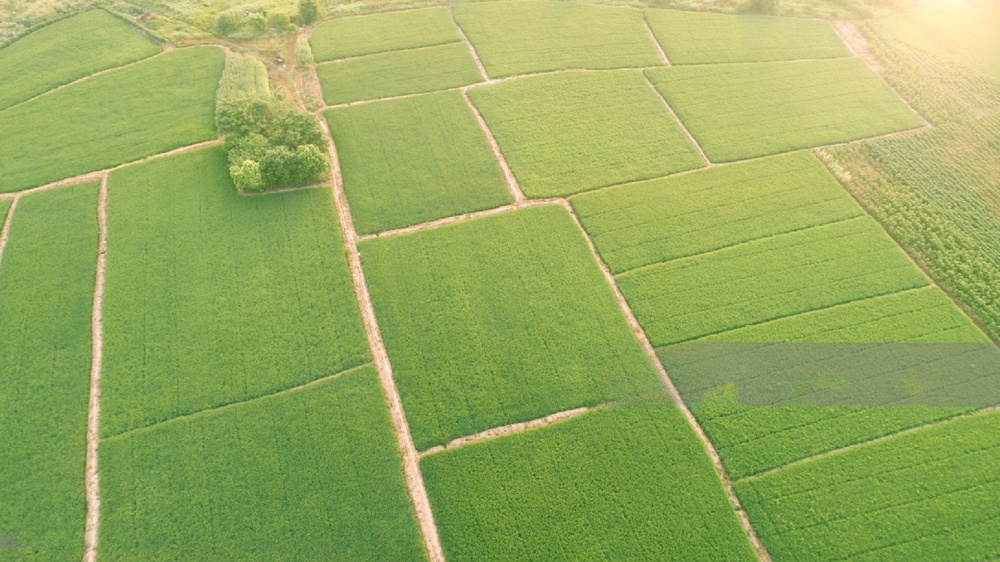
#> input picture Project2/images/AerialView.jpeg, 1000 x 562 px, shrunk from 2048 x 1151 before the run
$ jupyter execute Q4.ipynb
#> lines starting #> are read from the running program, lines starting #| are printed output that depends on the picture
### Project2/src/functions.py
import cv2
import numpy as np
from matplotlib import pyplot as plt


# Defining custom functions used in this project.
def imread(path: str) -> np.ndarray:
    """
    Reads an image given its path and returns the converted image from BGR to RGB.

    Args:
        path (str): Path to the image file.

    Returns:
        np.ndarray: Image matrix in RGB format.
    """
#> called with path = 'images/AerialView.jpeg'
    return cv2.cvtColor(cv2.imread(path), cv2.COLOR_BGR2RGB)


def imshow(image: np.ndarray, title: str, size: (int|float) = 10) -> None:
    """
    Shows image given its matrix along with title. Size of the image can be adjusted.

    Args:
        image (np.ndarray): Image matrix.
        title (str): Title of the image.
        size (int|float): Size of the image to be displayed.

    Returns:
        None
    """
#> called with title = 'Aerial view image', size = 15
    h, w = image.shape[0], image.shape[1]
#> h = 562; w = 1000
    aspect_ratio = h/w
#> aspect_ratio = 0.562
    plt.figure(figsize=(size * aspect_ratio,size))
    plt.imshow(image)
    plt.title(title.title())
    plt.show()


# [15 lines left out: function plot_histogram, not called in this run]

### Project2/Q4.ipynb
# Question 4
## Smoothing and Edge Filters

[cell 1]
from src.functions import imread, imshow

from skimage import feature, color
from skimage.filters import median, gaussian, unsharp_mask, sobel

[cell 2]
aerial_view_img = imread("images/AerialView.jpeg")
imshow(aerial_view_img, "Aerial view image", size=15)

### Median Filter

[cell 3]
median_filtered_img = median(aerial_view_img)
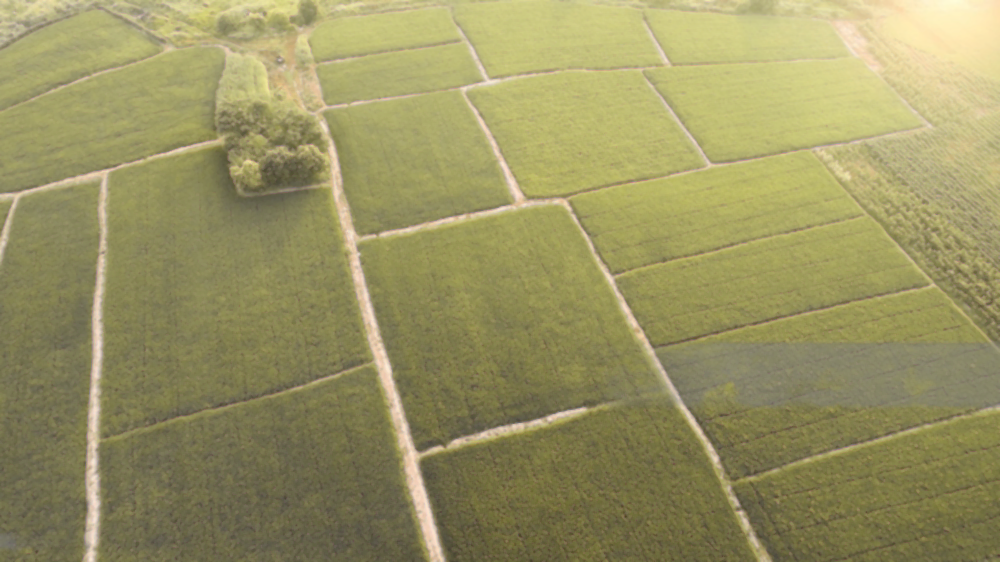
#> median_filtered_img: shape (562, 1000, 3); mean R, G, B 153, 147.6, 98.4
imshow(median_filtered_img, "median filtered image", size=15)

### Gaussian Filter

[cell 4]
gaussian_filtered_img = gaussian(aerial_view_img, sigma=0.25)
imshow(gaussian_filtered_img, "Gaussian filtered image", size=15)

### Sharpening  Filter

[cell 5]
sharpened_img = unsharp_mask(aerial_view_img)
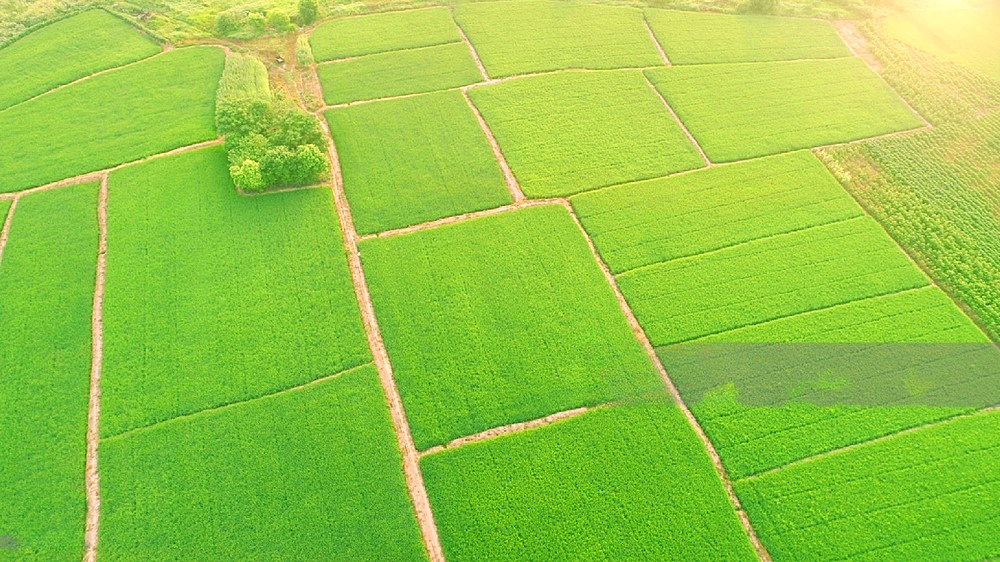
#> sharpened_img: shape (562, 1000, 3) float64; mean R, G, B 0.578, 0.783, 0.265
imshow(sharpened_img, "Sharpened Image", size=15)

As we can see the **Sharpening filter** has the best performance

### Sobel Edge Detection

[cell 6]
gray_aerial_img = color.rgb2gray(aerial_view_img) # converting to gray for better edge detection
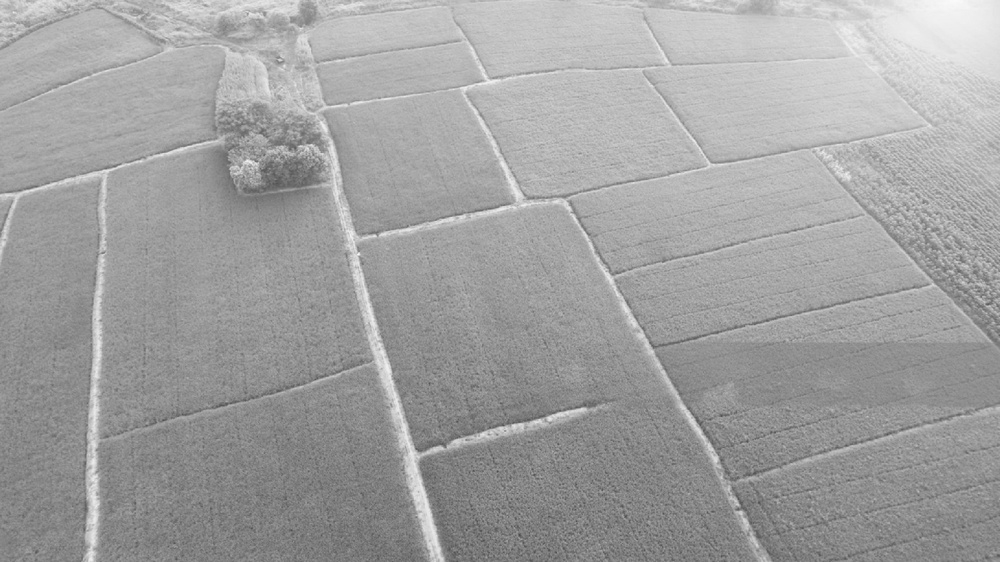
#> gray_aerial_img: shape (562, 1000) float64; min 0.294, max 0.984, mean 0.631

[cell 7]
sobel_img = sobel(gray_aerial_img)
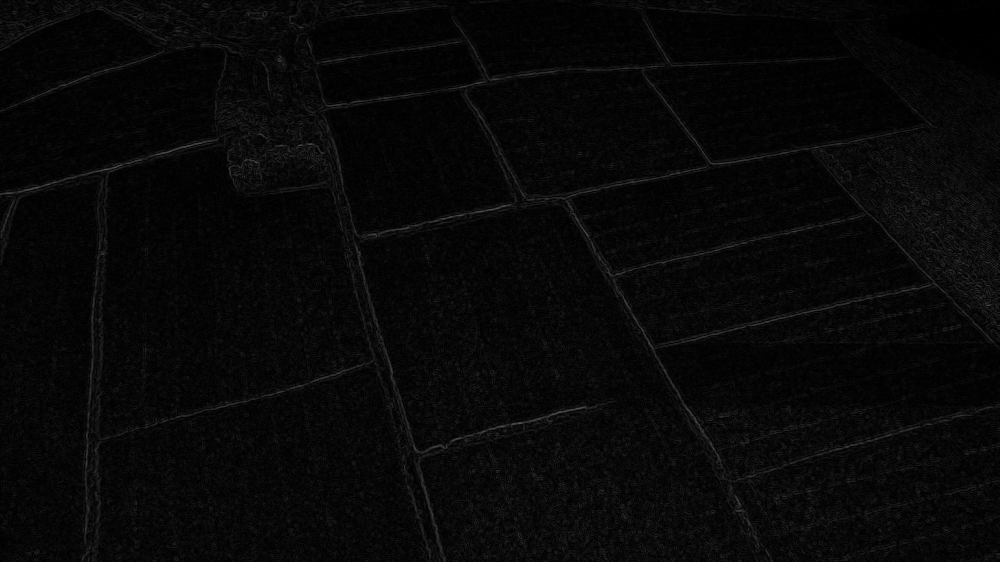
#> sobel_img: shape (562, 1000) float64; min 0, max 0.317, mean 0.0322
imshow(sobel_img, "Sobel Edge Detection", size=15)

### Cany Edge Detection

[cell 8]
canny_img1 = feature.canny(gray_aerial_img)
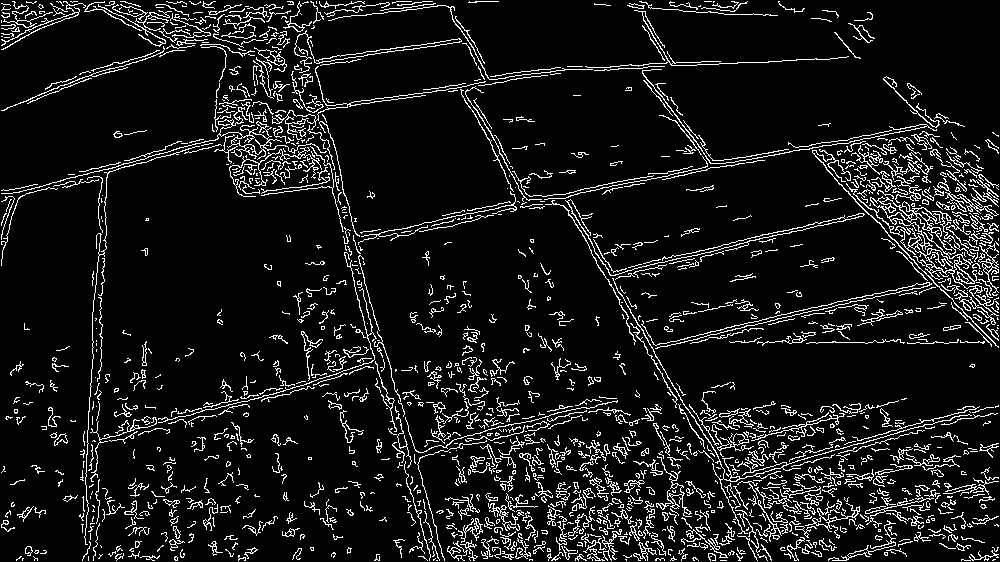
#> canny_img1: shape (562, 1000) bool; 9.2% white in thin lines or dots
imshow(canny_img1, "Canny edge Dtection (moderate treshold)", size=15)

Too many edges detcted. let's narrow our margins so that it finds less edges

[cell 9]
canny_img2 = feature.canny(gray_aerial_img, low_threshold=0.31, high_threshold=0.315)
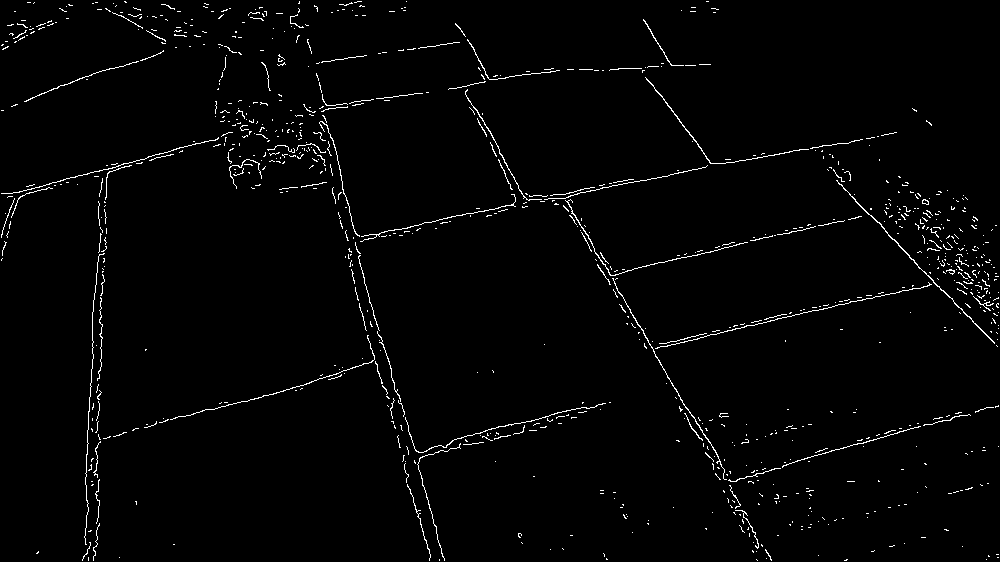
#> canny_img2: shape (562, 1000) bool; 1.9% white in thin lines or dots
imshow(canny_img2, "Canny edge Dtection (narrow treshold)", size=15)

$ run again, with Project2/images/trees.jpeg copied over Project2/images/AerialView.jpeg
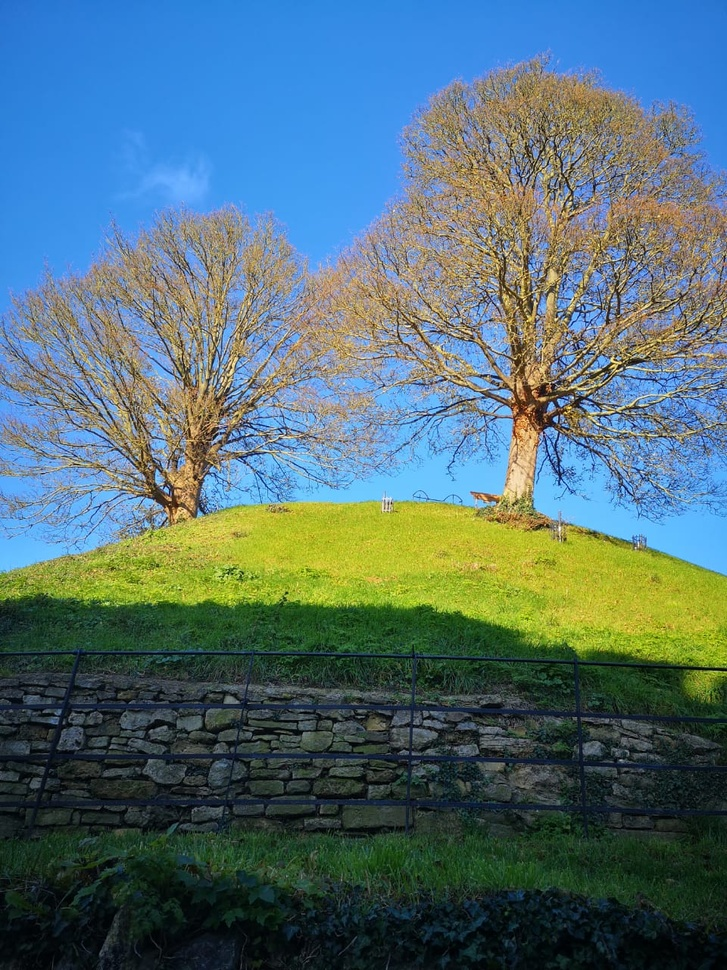
#> input picture Project2/images/trees.jpeg, 727 x 970 px, shrunk from 960 x 1280 before the run
#> `canny_img1 = feature.canny(gray_aerial_img)`:
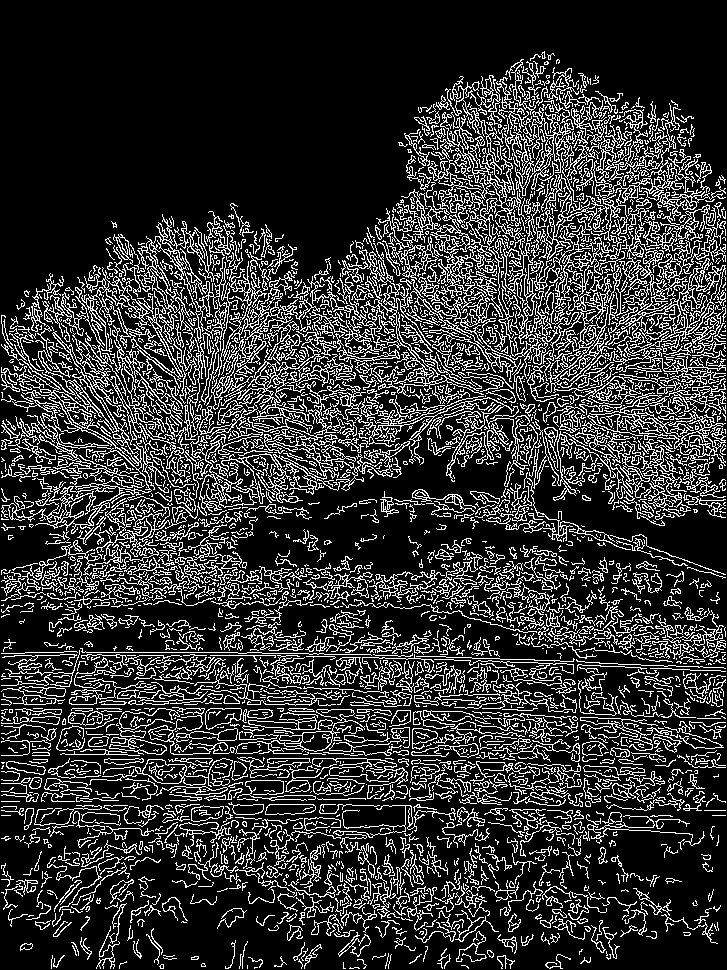
#> canny_img1: shape (970, 727) bool; 20.1% white in thin lines or dots
#> `canny_img2 = feature.canny(gray_aerial_img, low_threshold=0.31, high_t..`:
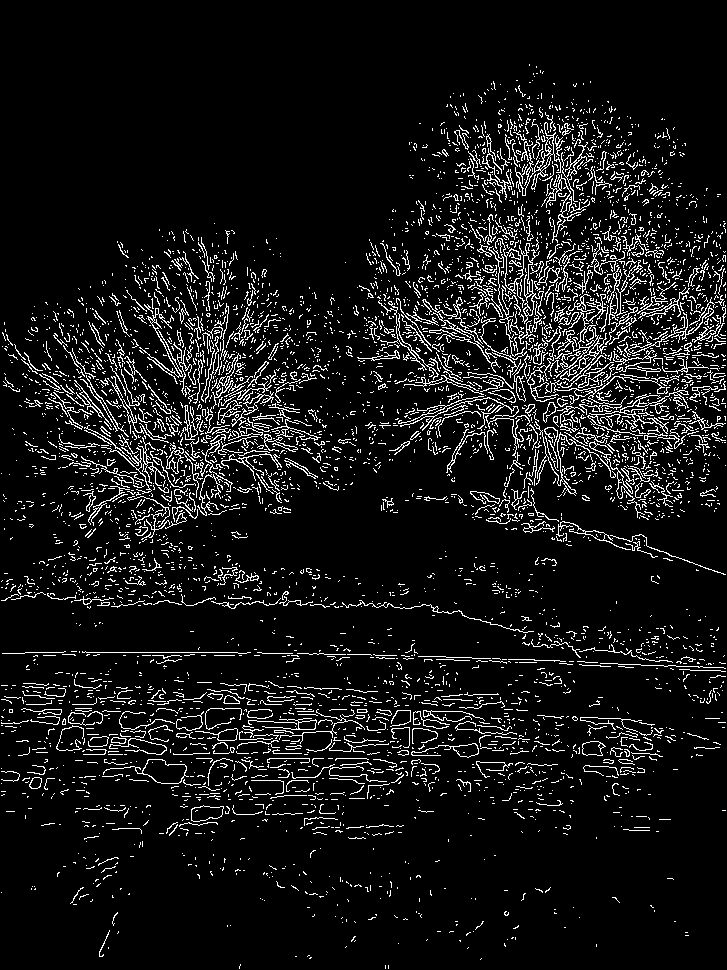
#> canny_img2: shape (970, 727) bool; 8.1% white in thin lines or dots
